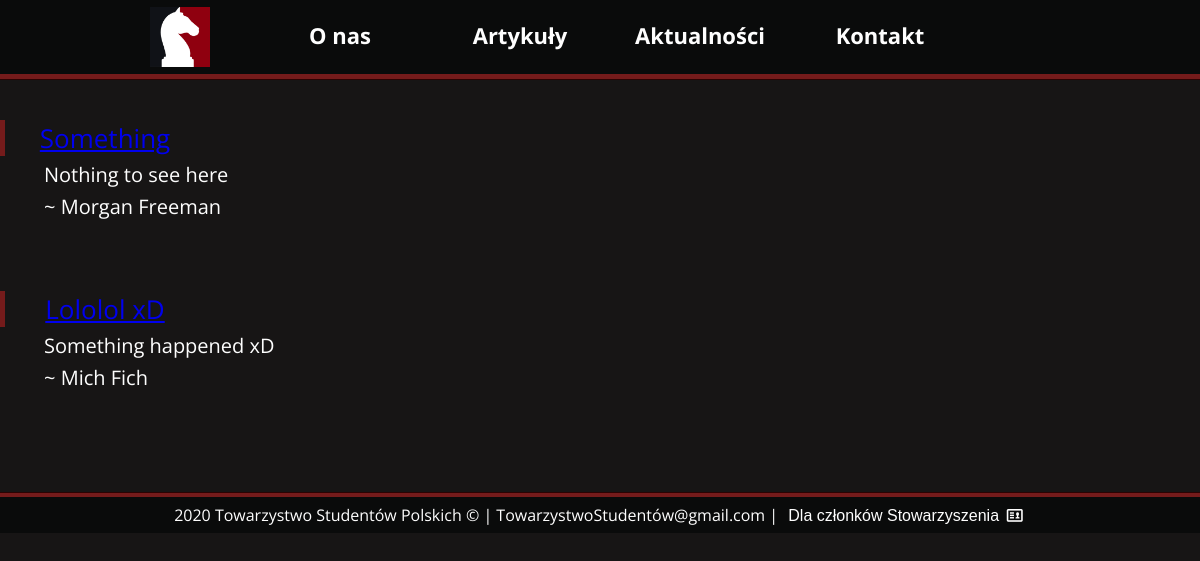
The page /articles/ on the database as committed earlier.
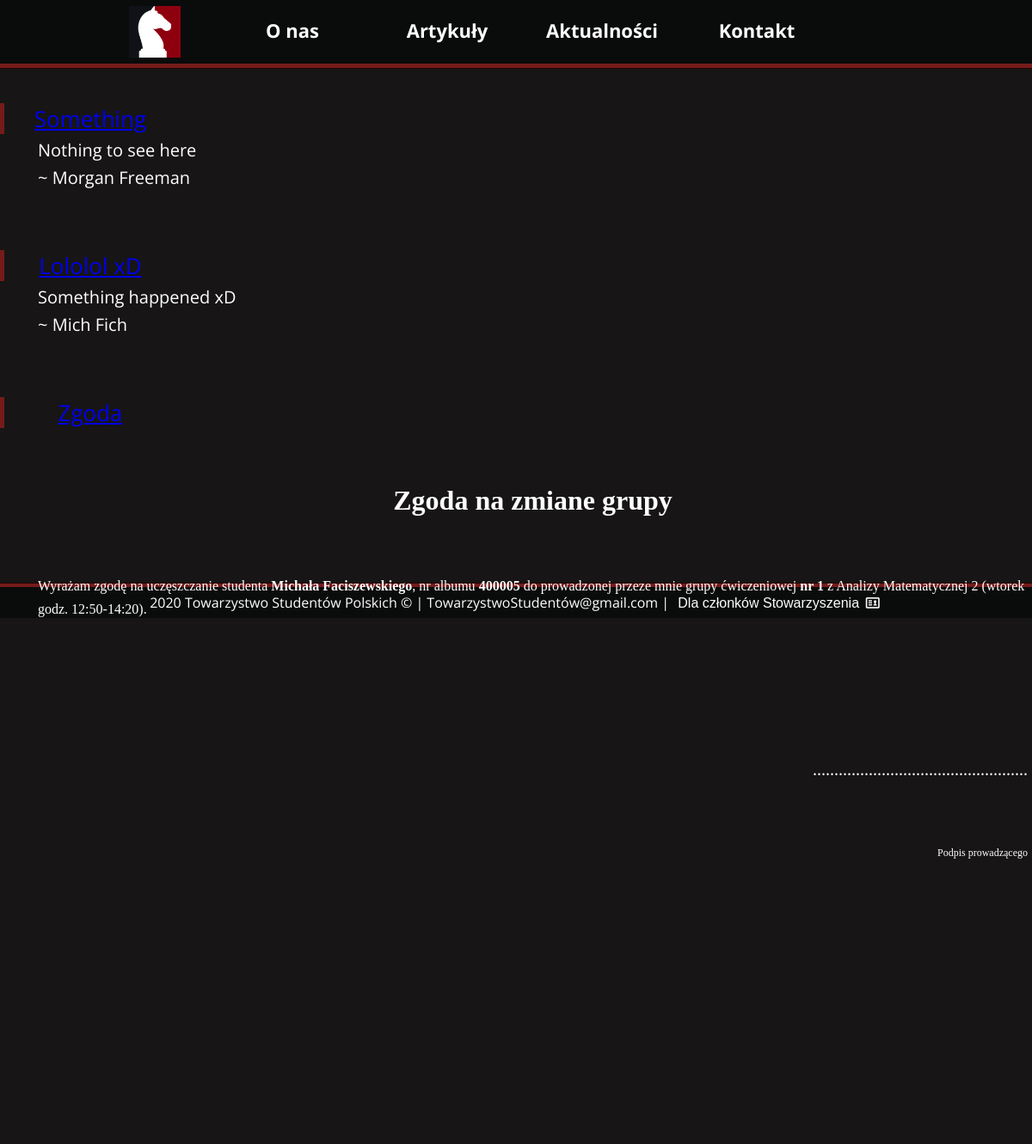
The same page on the database as committed later.
### articles/models.py (models this page shows, shortened)
class Article(models.Model):
    date = models.DateTimeField()
    body = models.TextField()
    author = models.CharField(max_length=100)
    title = models.CharField(max_length=200)

### articles/views.py (the view)
# urls.py: path('', views.ArticlesView.as_view(), name='articles'),
class ArticlesView(TemplateView):
    template_name = 'articles/articles_list.html'
    def get_context_data(self,**kwargs):
        context=super().get_context_data(**kwargs)
        context['articles']=Article.objects.order_by('date')
        return context

### articles/templates/articles/articles_list.html
{% extends "info/header_footer.html" %}
{% block content %}
{% for post in articles%}
	<div class="News">
		<div class="TopNews">
			<a href="/articles/{{post.id}}">{{ post.title }}</a>
		</div>
		<div class="NewsText">
			<h3>
				{{post.body|safe}}
			</h3>
			<h3>
				~ {{post.author}}
			</h3>
		</div>
	</div>
{% endfor %}
{% endblock %}

Rows that differ between the two databases and show on the page:
added Article: body "Zgoda na zmiane grupy Wyrażam zgodę na uczęszczanie studenta Michała Faciszewskiego , nr albumu 400005 do prowadzonej przeze mnie grupy ćwiczeniowej nr 1 z Analizy Matematycznej 2 (wtorek godz. 12:50-14:20). .................................................. Podpis prowadzącego"
